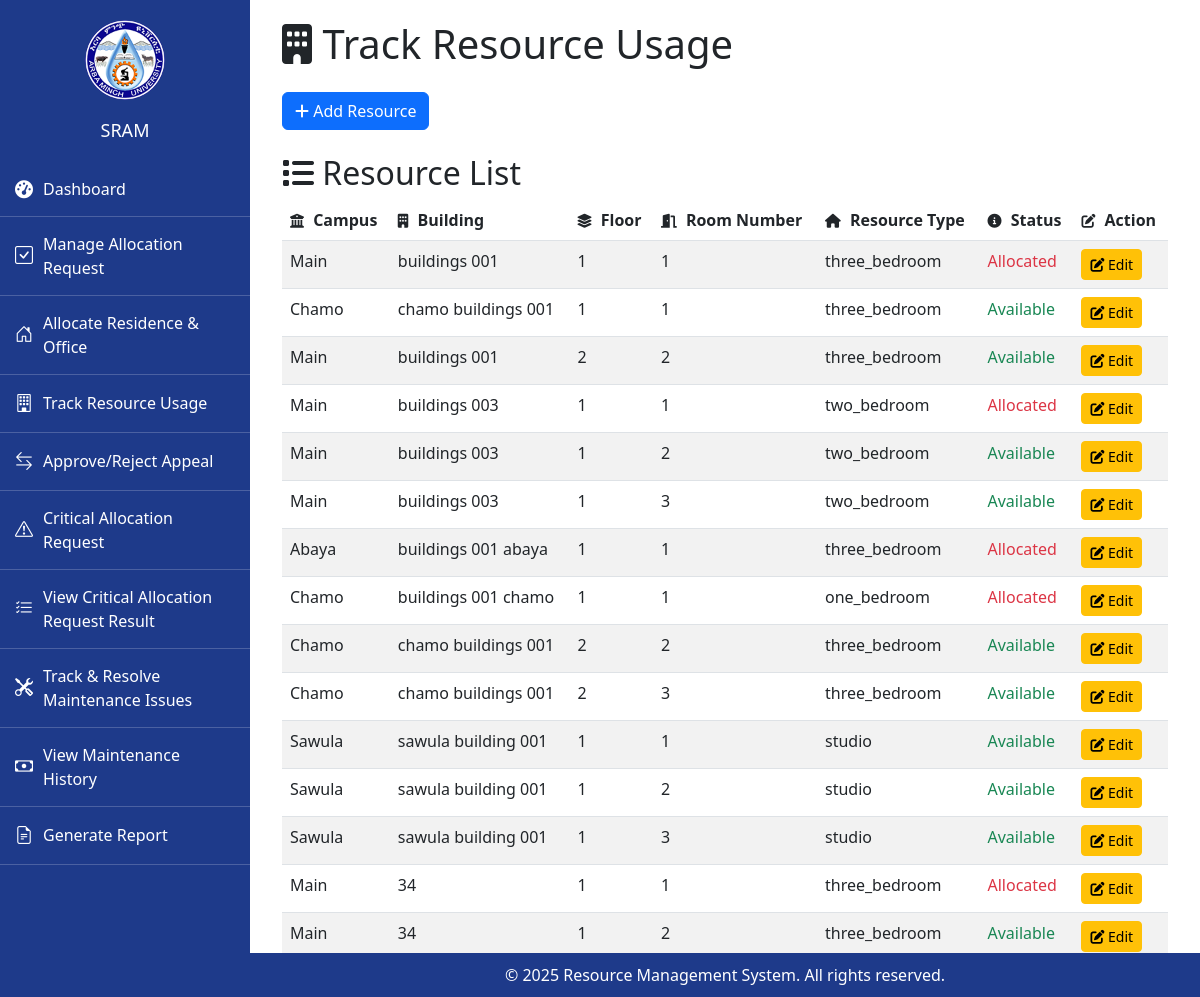
Page /admin/track_usage.php on the committed database.
### tables this page shows
CREATE TABLE `resources` (
  `id` int(11) NOT NULL,
  `campus` varchar(50) NOT NULL,
  `building` varchar(50) NOT NULL,
  `floor` int(11) NOT NULL,
  `room_number` int(11) NOT NULL,
  `resource_type` enum('three_bedroom','two_bedroom','one_bedroom','studio','service') NOT NULL,
  `status` enum('Available','Allocated') DEFAULT 'Available'
);

### admin/track_usage.php (the view, shortened to what this page needs)
<?php
$servername = "localhost";
$username = "root";
$password = "";
$dbname = "signup";
$conn = new mysqli($servername, $username, $password, $dbname);
$resources_sql = "SELECT * FROM resources WHERE 1=1";
$resources_result = $conn->query($resources_sql);
?>
<!DOCTYPE html>
<html lang="en">
<head>
    <link href="https://cdn.jsdelivr.net/npm/bootstrap@5.3.0-alpha1/dist/css/bootstrap.min.css" rel="stylesheet">
    <link href="https://cdnjs.cloudflare.com/ajax/libs/font-awesome/6.0.0-beta3/css/all.min.css" rel="stylesheet">
    <link rel="stylesheet" href="https://cdn.jsdelivr.net/npm/bootstrap-icons/font/bootstrap-icons.css">
</head>
<body>
<div class="sidebar">
    <div class="logo">
        <img src="logo.png" alt="Logo">
    </div>
    <h2>SRAM</h2>
    <ul>
    <li>
                <a href="allocation_committee_dashboard.php"><i class="fas fa-tachometer-alt"></i> Dashboard</a>
            </li>
        <li>
                <a href="#"><i class="bi bi-check-square"></i> Manage Allocation Request</a>
            </li>
            <li>
                <a href="#"><i class="bi bi-house-door"></i> Allocate Residence & Office</a>
            </li>
            <li>
                <a href="#"><i class="bi bi-building"></i> Track Resource Usage</a>
            </li>
            <li>
                <a href="solve_appeal.php"><i class="bi bi-arrow-left-right"></i> Approve/Reject Appeal</a>
            </li>
            <li>
              <a href="critical_allocation_request.php"><i class="bi bi-exclamation-triangle"></i> Critical Allocation Request</a>
             </li>
             <li>
              <a href="view_critical_allocation_request_result.php"><i class="bi bi-list-check"></i> View Critical Allocation Request Result</a>
             </li>
             <li><a href="track_resolve_maintenance.php"><i class="bi bi-tools"></i> Track & Resolve Maintenance Issues</a></li>
             <li><a href="view_maintenance_history.php"><i class="bi bi-cash"></i> View Maintenance History</a></li>
             <li>
                <a href="#"><i class="bi bi-file-earmark-text"></i> Generate Report</a>
            </li>
    </ul>
</div>
    <div class="main-content">
        <div class="container-fluid">
            <h1 class="mb-4"><i class="fas fa-building"></i> Track Resource Usage</h1>
            <div class="mb-4">
                <button id="showAddResourceForm" class="btn btn-primary">
                    <i class="fas fa-plus"></i> Add Resource
                </button>
            </div>
            <h2><i class="fas fa-list"></i> Resource List</h2>
            <div class="table-responsive">
                <table class="table table-striped table-hover">
                    <thead>
                        <tr>
                            <th><i class="fas fa-university"></i> Campus</th>
                            <th><i class="fas fa-building"></i> Building</th>
                            <th><i class="fas fa-layer-group"></i> Floor</th>
                            <th><i class="fas fa-door-open"></i> Room Number</th>
                            <th><i class="fas fa-home"></i> Resource Type</th>
                            <th><i class="fas fa-info-circle"></i> Status</th>
                            <th><i class="fas fa-edit"></i> Action</th>
                        </tr>
                    </thead>
                    <tbody>
                        <?php
                        if ($resources_result->num_rows > 0) {
                            while ($row = $resources_result->fetch_assoc()) {
                                $status_class = ($row['status'] == 'Allocated') ? 'text-danger' : 'text-success';
                                echo "<tr>
                                        <td>{$row['campus']}</td>
                                        <td>{$row['building']}</td>
                                        <td>{$row['floor']}</td>
                                        <td>{$row['room_number']}</td>
                                        <td>{$row['resource_type']}</td>
                                        <td class='{$status_class}'>{$row['status']}</td>
                                        <td><a href='track_usage.php?edit_id={$row['id']}' class='btn btn-warning btn-sm'><i class='fas fa-edit'></i> Edit</a></td>
                                      </tr>";
                            }
                        } else {
                            echo "<tr><td colspan='7' class='text-center'>No resources found.</td></tr>";
                        }
                        ?>
                    </tbody>
                </table>
            </div>
        </div>
    </div>
    <div class="footer">
        &copy; <?= date('Y') ?> Resource Management System. All rights reserved.
    </div>
</body>
</html>

### admin/track_usage.php (style rules this page uses)
.sidebar { width: 250px; height: 100%; background: #1e3a8a; color: white; padding-top: 20px; position: fixed; left: 0; top: 0; overflow-y: auto; }
.sidebar .logo { text-align: center; margin-bottom: 20px; }
.sidebar .logo img { width: 80px; border-radius: 50%; }
.sidebar h2 { text-align: center; font-size: 18px; margin-bottom: 20px; }
.sidebar ul { list-style: none; padding: 0; }
.sidebar ul li { padding: 15px; border-bottom: 1px solid rgba(255, 255, 255, 0.2); position: relative; }
.sidebar ul li a { text-decoration: none; color: white; font-size: 16px; display: flex; align-items: center; gap: 10px; transition: 0.3s; cursor: pointer; }
.sidebar ul li a i { font-size: 18px; }
.main-content { margin-left: 250px; padding: 20px; }
.footer { background-color: #1e3a8a; color: white; text-align: center; padding: 10px 20px; position: fixed; bottom: 0; left: 250px; right: 0; z-index: 1000; }
.table th i { font-size: 14px; margin-right: 5px; }

### rows in the picture
resources: campus "Main", building "buildings 001", floor "1", room_number "1", resource_type "three_bedroom", status "Allocated"
resources: campus "Chamo", building "chamo buildings 001", floor "1", room_number "1", resource_type "three_bedroom", status "Available"
resources: campus "Main", building "buildings 001", floor "2", room_number "2", resource_type "three_bedroom", status "Available"
resources: campus "Main", building "buildings 003", floor "1", room_number "1", resource_type "two_bedroom", status "Allocated"
resources: campus "Main", building "buildings 003", floor "1", room_number "2", resource_type "two_bedroom", status "Available"
resources: campus "Main", building "buildings 003", floor "1", room_number "3", resource_type "two_bedroom", status "Available"
resources: campus "Abaya", building "buildings 001 abaya", floor "1", room_number "1", resource_type "three_bedroom", status "Allocated"
resources: campus "Chamo", building "buildings 001 chamo", floor "1", room_number "1", resource_type "one_bedroom", status "Allocated"
resources: campus "Chamo", building "chamo buildings 001", floor "2", room_number "2", resource_type "three_bedroom", status "Available"
resources: campus "Chamo", building "chamo buildings 001", floor "2", room_number "3", resource_type "three_bedroom", status "Available"
resources: campus "Sawula", building "sawula building 001", floor "1", room_number "1", resource_type "studio", status "Available"
resources: campus "Sawula", building "sawula building 001", floor "1", room_number "2", resource_type "studio", status "Available"
resources: campus "Sawula", building "sawula building 001", floor "1", room_number "3", resource_type "studio", status "Available"
resources: campus "Main", building "34", floor "1", room_number "1", resource_type "three_bedroom", status "Allocated"
resources: campus "Main", building "34", floor "1", room_number "2", resource_type "three_bedroom", status "Available"
